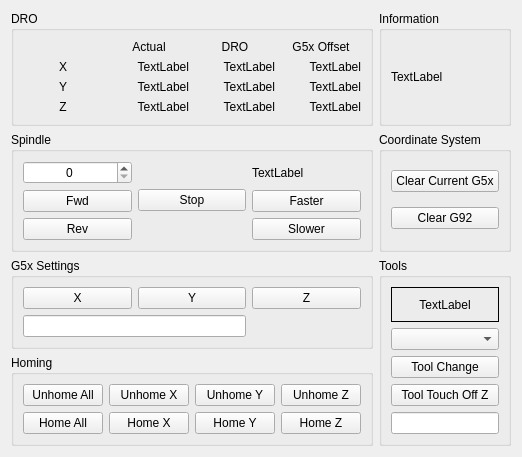
      <widget class="QWidget" name="tab_3">
       <attribute name="title">
        <string>Home</string>
       </attribute>
       <layout class="QGridLayout" name="gridLayout_5">
        <item row="3" column="0">
         <widget class="QGroupBox" name="groupBox_9">
          <property name="title">
           <string>G5x Settings</string>
          </property>
          <layout class="QGridLayout" name="gridLayout_15">
           <item row="0" column="0">
            <widget class="QPushButton" name="touchoff_pb_x">
             <property name="text">
              <string>X</string>
             </property>
            </widget>
           </item>
           <item row="0" column="1">
            <widget class="QPushButton" name="touchoff_pb_y">
             <property name="text">
              <string>Y</string>
             </property>
            </widget>
           </item>
           <item row="0" column="2">
            <widget class="QPushButton" name="touchoff_pb_z">
             <property name="text">
              <string>Z</string>
             </property>
            </widget>
           </item>
           <item row="1" column="0" colspan="2">
            <widget class="QLineEdit" name="touchoff_le">
             <property name="alignment">
              <set>Qt::AlignRight|Qt::AlignTrailing|Qt::AlignVCenter</set>
             </property>
             <property name="input" stdset="0">
              <string>number</string>
             </property>
            </widget>
           </item>
          </layout>
         </widget>
        </item>
        <item row="4" column="0">
         <widget class="QGroupBox" name="groupBox">
          <property name="title">
           <string>Homing</string>
          </property>
          <layout class="QGridLayout" name="gridLayout_4">
           <item row="1" column="2">
            <widget class="QPushButton" name="unhome_pb_1">
             <property name="text">
              <string>Unhome Y</string>
             </property>
            </widget>
           </item>
           <item row="1" column="3">
            <widget class="QPushButton" name="unhome_pb_2">
             <property name="text">
              <string>Unhome Z</string>
             </property>
            </widget>
           </item>
           <item row="1" column="0">
            <widget class="QPushButton" name="unhome_all_pb">
             <property name="text">
              <string>Unhome All</string>
             </property>
            </widget>
           </item>
           <item row="1" column="1">
            <widget class="QPushButton" name="unhome_pb_0">
             <property name="text">
              <string>Unhome X</string>
             </property>
            </widget>
           </item>
           <item row="2" column="0">
            <widget class="QPushButton" name="home_all_pb">
             <property name="text">
              <string>Home All</string>
             </property>
            </widget>
           </item>
           <item row="2" column="1">
            <widget class="QPushButton" name="home_pb_0">
             <property name="text">
              <string>Home X</string>
             </property>
            </widget>
           </item>
           <item row="2" column="2">
            <widget class="QPushButton" name="home_pb_1">
             <property name="text">
              <string>Home Y</string>
             </property>
            </widget>
           </item>
           <item row="2" column="3">
            <widget class="QPushButton" name="home_pb_2">
             <property name="text">
              <string>Home Z</string>
             </property>
            </widget>
           </item>
          </layout>
         </widget>
        </item>
        <item row="1" column="0">
         <widget class="QGroupBox" name="groupBox_3">
          <property name="title">
           <string>DRO</string>
          </property>
          <layout class="QGridLayout" name="gridLayout_8">
           <item row="3" column="1">
            <widget class="QLabel" name="actual_lb_y">
             <property name="text">
              <string>TextLabel</string>
             </property>
             <property name="alignment">
              <set>Qt::AlignRight|Qt::AlignTrailing|Qt::AlignVCenter</set>
             </property>
            </widget>
           </item>
           <item row="1" column="1">
            <widget class="QLabel" name="actual_lb_x">
             <property name="text">
              <string>TextLabel</string>
             </property>
             <property name="alignment">
              <set>Qt::AlignRight|Qt::AlignTrailing|Qt::AlignVCenter</set>
             </property>
            </widget>
           </item>
           <item row="0" column="2">
            <widget class="QLabel" name="label_5">
             <property name="text">
              <string>DRO</string>
             </property>
             <property name="alignment">
              <set>Qt::AlignCenter</set>
             </property>
            </widget>
           </item>
           <item row="3" column="2">
            <widget class="QLabel" name="dro_lb_y">
             <property name="text">
              <string>TextLabel</string>
             </property>
             <property name="alignment">
              <set>Qt::AlignRight|Qt::AlignTrailing|Qt::AlignVCenter</set>
             </property>
            </widget>
           </item>
           <item row="1" column="2">
            <widget class="QLabel" name="dro_lb_x">
             <property name="text">
              <string>TextLabel</string>
             </property>
             <property name="alignment">
              <set>Qt::AlignRight|Qt::AlignTrailing|Qt::AlignVCenter</set>
             </property>
            </widget>
           </item>
           <item row="0" column="3">
            <widget class="QLabel" name="label_15">
             <property name="text">
              <string>G5x Offset</string>
             </property>
             <property name="alignment">
              <set>Qt::AlignCenter</set>
             </property>
            </widget>
           </item>
           <item row="0" column="1">
            <widget class="QLabel" name="label_6">
             <property name="text">
              <string>Actual</string>
             </property>
             <property name="alignment">
              <set>Qt::AlignCenter</set>
             </property>
            </widget>
           </item>
           <item row="1" column="0">
            <widget class="QLabel" name="label_7">
             <property name="text">
              <string>X</string>
             </property>
             <property name="alignment">
              <set>Qt::AlignCenter</set>
             </property>
            </widget>
           </item>
           <item row="3" column="0">
            <widget class="QLabel" name="label_8">
             <property name="text">
              <string>Y</string>
             </property>
             <property name="alignment">
              <set>Qt::AlignCenter</set>
             </property>
            </widget>
           </item>
           <item row="5" column="0">
            <widget class="QLabel" name="label_9">
             <property name="text">
              <string>Z</string>
             </property>
             <property name="alignment">
              <set>Qt::AlignCenter</set>
             </property>
            </widget>
           </item>
           <item row="5" column="2">
            <widget class="QLabel" name="dro_lb_z">
             <property name="text">
              <string>TextLabel</string>
             </property>
             <property name="alignment">
              <set>Qt::AlignRight|Qt::AlignTrailing|Qt::AlignVCenter</set>
             </property>
            </widget>
           </item>
           <item row="3" column="3">
            <widget class="QLabel" name="g5x_lb_y">
             <property name="text">
              <string>TextLabel</string>
             </property>
             <property name="alignment">
              <set>Qt::AlignRight|Qt::AlignTrailing|Qt::AlignVCenter</set>
             </property>
            </widget>
           </item>
           <item row="5" column="3">
            <widget class="QLabel" name="g5x_lb_z">
             <property name="text">
              <string>TextLabel</string>
             </property>
             <property name="alignment">
              <set>Qt::AlignRight|Qt::AlignTrailing|Qt::AlignVCenter</set>
             </property>
            </widget>
           </item>
           <item row="1" column="3">
            <widget class="QLabel" name="g5x_lb_x">
             <property name="text">
              <string>TextLabel</string>
             </property>
             <property name="alignment">
              <set>Qt::AlignRight|Qt::AlignTrailing|Qt::AlignVCenter</set>
             </property>
            </widget>
           </item>
           <item row="5" column="1">
            <widget class="QLabel" name="actual_lb_z">
             <property name="text">
              <string>TextLabel</string>
             </property>
             <property name="alignment">
              <set>Qt::AlignRight|Qt::AlignTrailing|Qt::AlignVCenter</set>
             </property>
            </widget>
           </item>
          </layout>
         </widget>
        </item>
        <item row="2" column="0">
         <widget class="QGroupBox" name="groupBox_8">
          <property name="title">
           <string>Spindle</string>
          </property>
          <layout class="QGridLayout" name="gridLayout_14">
           <item row="2" column="3">
            <widget class="QPushButton" name="spindle_minus_pb">
             <property name="text">
              <string>Slower</string>
             </property>
            </widget>
           </item>
           <item row="0" column="0">
            <widget class="QSpinBox" name="spindle_speed_sb">
             <property name="alignment">
              <set>Qt::AlignCenter</set>
             </property>
            </widget>
           </item>
           <item row="2" column="0">
            <widget class="QPushButton" name="spindle_rev_pb">
             <property name="text">
              <string>Rev</string>
             </property>
            </widget>
           </item>
           <item row="1" column="0">
            <widget class="QPushButton" name="spindle_fwd_pb">
             <property name="text">
              <string>Fwd</string>
             </property>
            </widget>
           </item>
           <item row="1" column="3">
            <widget class="QPushButton" name="spindle_plus_pb">
             <property name="text">
              <string>Faster</string>
             </property>
            </widget>
           </item>
           <item row="0" column="1" rowspan="3">
            <widget class="QPushButton" name="spindle_stop_pb">
             <property name="text">
              <string>Stop</string>
             </property>
            </widget>
           </item>
           <item row="0" column="3">
            <widget class="QLabel" name="spindle_speed_lb">
             <property name="text">
              <string>TextLabel</string>
             </property>
            </widget>
           </item>
          </layout>
         </widget>
        </item>
        <item row="3" column="1" rowspan="2">
         <widget class="QGroupBox" name="groupBox_7">
          <property name="title">
           <string>Tools</string>
          </property>
          <layout class="QGridLayout" name="gridLayout_20">
           <item row="3" column="0">
            <widget class="QPushButton" name="tool_touchoff_z">
             <property name="text">
              <string>Tool Touch Off Z</string>
             </property>
            </widget>
           </item>
           <item row="2" column="0">
            <widget class="QPushButton" name="tool_change_pb">
             <property name="text">
              <string>Tool Change</string>
             </property>
            </widget>
           </item>
           <item row="4" column="0">
            <widget class="QLineEdit" name="tool_touchoff_le">
             <property name="alignment">
              <set>Qt::AlignRight|Qt::AlignTrailing|Qt::AlignVCenter</set>
             </property>
             <property name="input" stdset="0">
              <string>number</string>
             </property>
            </widget>
           </item>
           <item row="1" column="0">
            <widget class="QComboBox" name="tool_change_cb"/>
           </item>
           <item row="0" column="0">
            <widget class="QLabel" name="tool_in_spindle_lb">
             <property name="frameShape">
              <enum>QFrame::Box</enum>
             </property>
             <property name="text">
              <string>TextLabel</string>
             </property>
             <property name="alignment">
              <set>Qt::AlignCenter</set>
             </property>
            </widget>
           </item>
          </layout>
         </widget>
        </item>
        <item row="2" column="1">
         <widget class="QGroupBox" name="groupBox_11">
          <property name="title">
           <string>Coordinate System</string>
          </property>
          <layout class="QGridLayout" name="gridLayout_21">
           <item row="0" column="0">
            <widget class="QPushButton" name="pushButton_8">
             <property name="text">
              <string>Clear Current G5x</string>
             </property>
            </widget>
           </item>
           <item row="1" column="0">
            <widget class="QPushButton" name="pushButton_10">
             <property name="text">
              <string>Clear G92</string>
             </property>
            </widget>
           </item>
          </layout>
         </widget>
        </item>
        <item row="1" column="1">
         <widget class="QGroupBox" name="groupBox_4">
          <property name="title">
           <string>Information</string>
          </property>
          <layout class="QVBoxLayout" name="verticalLayout_5">
           <item>
            <widget class="QLabel" name="task_mode_lb">
             <property name="text">
              <string>TextLabel</string>
             </property>
            </widget>
           </item>
          </layout>
         </widget>
        </item>
       </layout>
      </widget>
